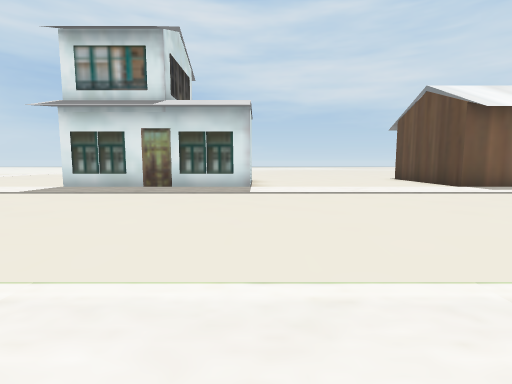
[1] (above)

24 first-person views from a walk through a Unity game level. The camera is 1.3 m above the floor, tilts 6° down and sees 85° across. The floor is counted in squares, 2 m on a side. Each view is taken from the middle of a square. On the plan, view 1 faces up. The plan holds only what a view shows up to about 9 squares ahead; the rest is blank. The place goes on beyond the plan. The player is left out. Some animated figures are left out. Some surface patterns are stand-ins.

[2]
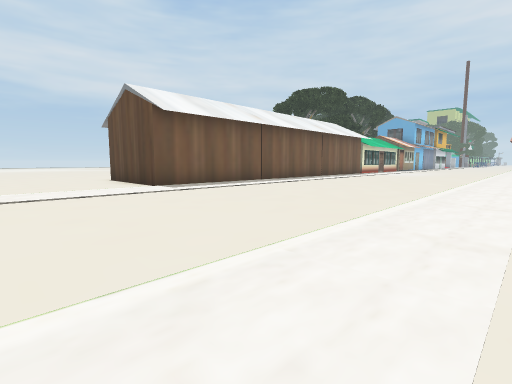

[3]
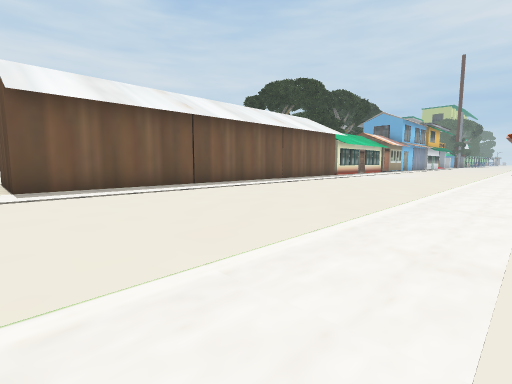

[4]
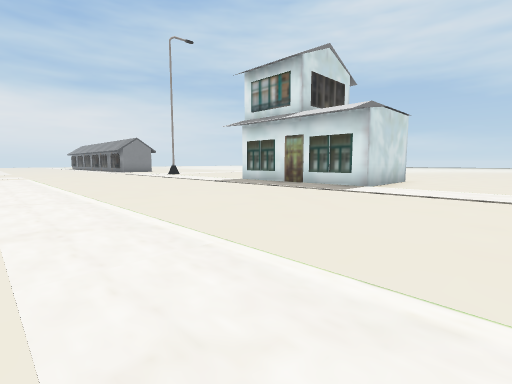

[5]
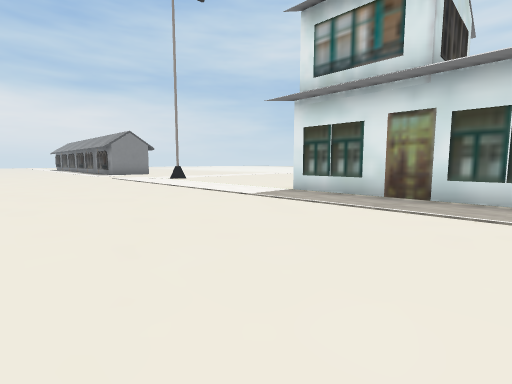

[6]
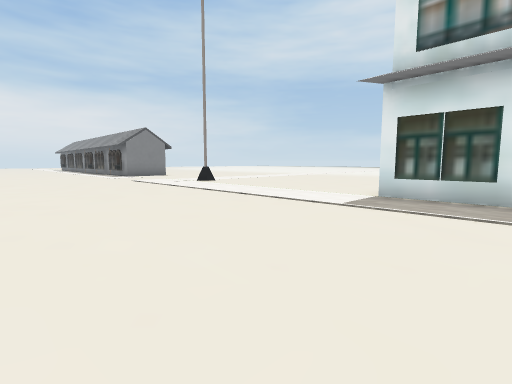

[7]
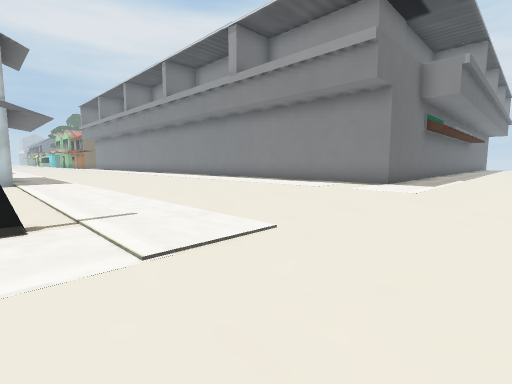

[8]
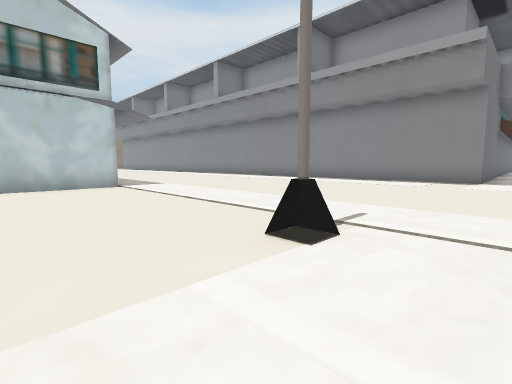

[9]
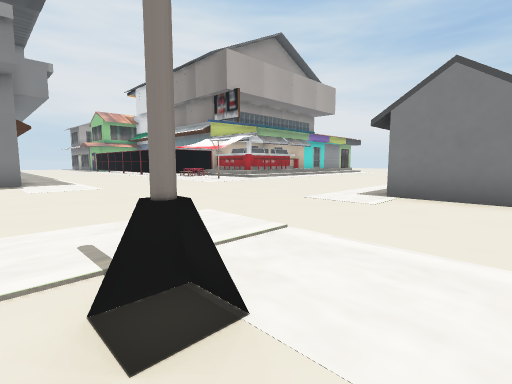

[10]
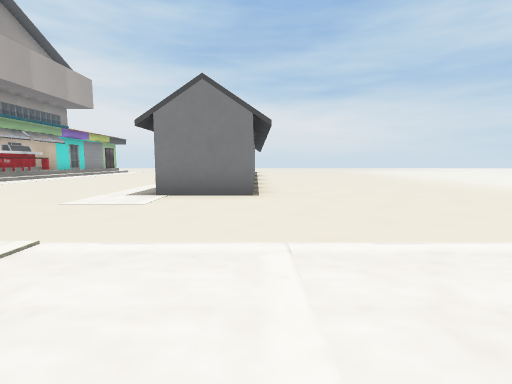

[11]
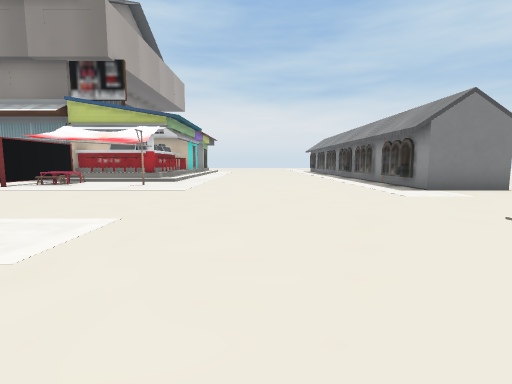

[12]
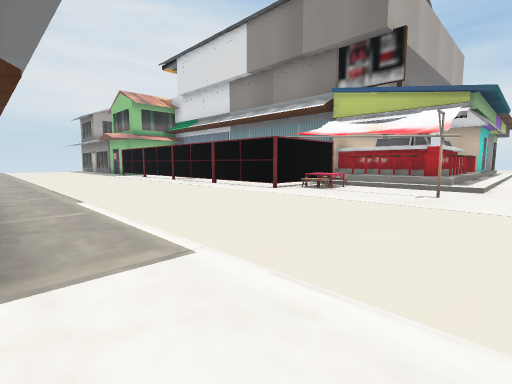

[13]
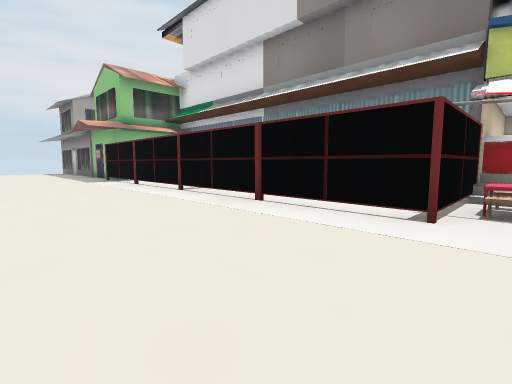

[14]
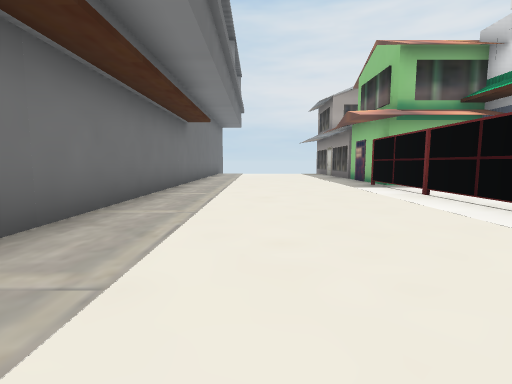

[15]
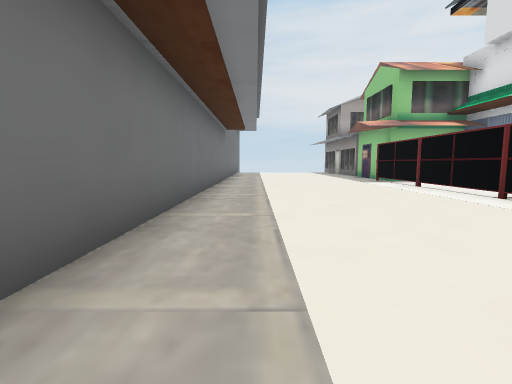

[16]
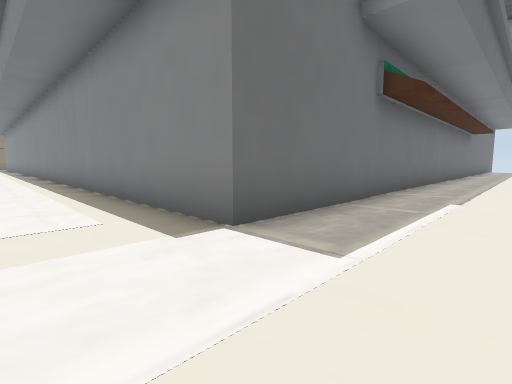

[17]
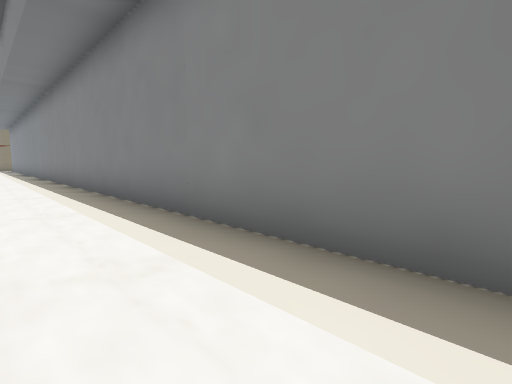

[18]
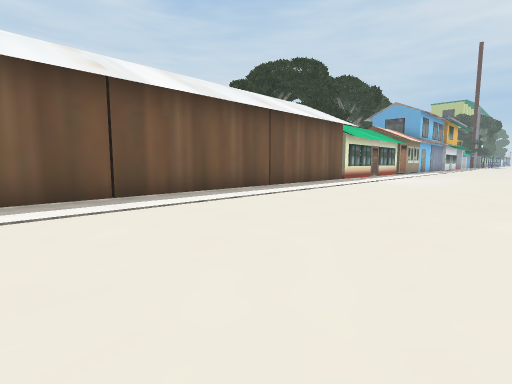

[19]
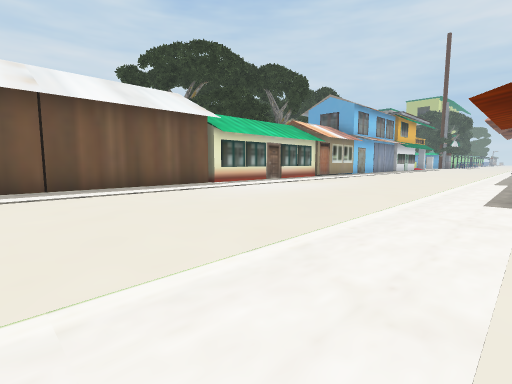

[20]
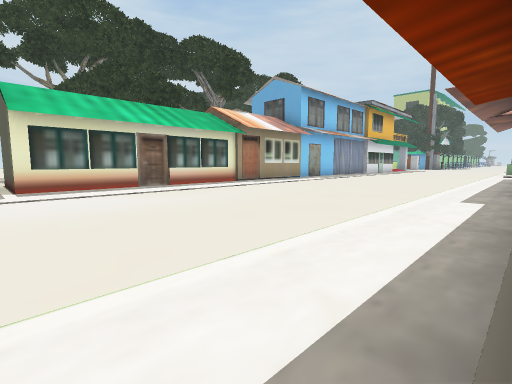

[21]
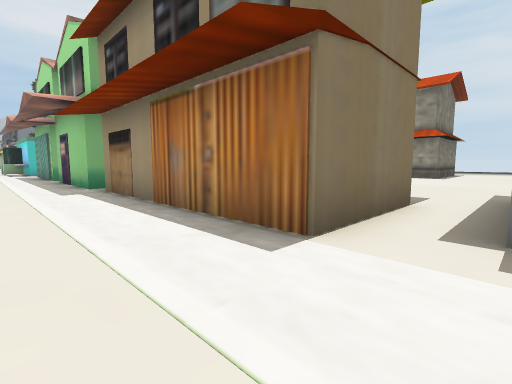

[22]
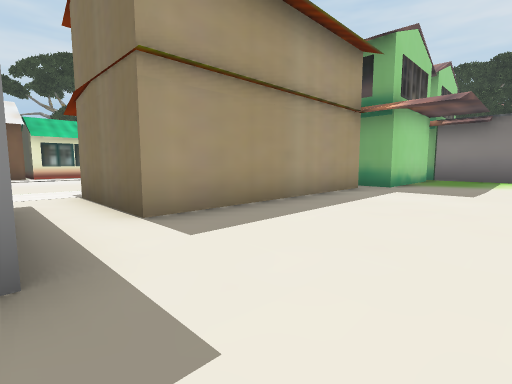

[23]
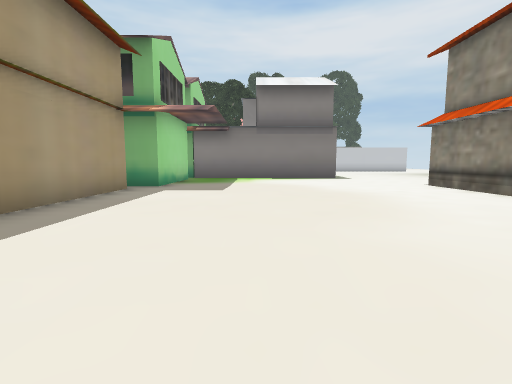

[24]
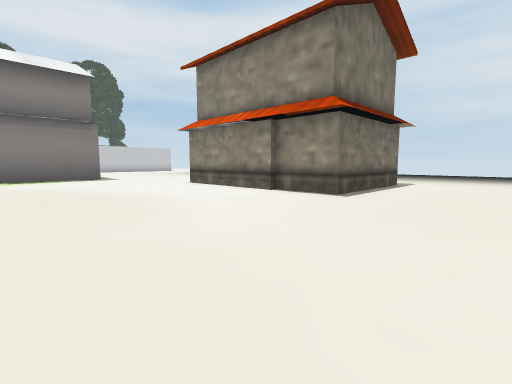

### Floor plan
Key: @ floor where view 1 was taken; # wall or solid block; . main floor; : floor 0.5 m higher than the main floor; / step, stairs or slope; = window, fence, low wall or low ledge; O other object.
Columns run from 20 left of view 1 to 29 right of it. Each row starts with its distance up from view 1.
 10    ............O  O O.....#            O
  9    #...........O  O O.....#            OOOO
  8    #.....#.....OOOOOO.....#############OOOOO
  7  ###.........................................
  6 ..............................................
  5 ...............................................
  4 ................................................
  3 .................................................
  2 ..................................................
  1 ..................................................
  0 /.#.................@..................OOOOOOOOOOO
 -1 :.......###############              #.O
 -2 #.......#                             .OOOOOOO
 -3 #=......#                             .......OOOO
 -4 ###.....##                           #...........O
 -5   #......#                           ............O
 -6   #......#                           ..........
 -7   #......#                           ............O
 -8   #......#                           ............O
 -9   #......#                           ...........
-10   #......#                           ..........
-11   #......#                           ...######.
-12   #......#                           ...#
-13   #......#                           ...#
-14 OO#......#                           ...#
-15 OOO......#                           ....
-16                                       ...

Positions as (right, up) in squares from view 1, and headings:
1: (0, 0), facing up
2: (2, 0), facing up-right
3: (5, 0), facing up-right
4: (3, 0), facing up-left
5: (-1, 2), facing up-left
6: (-3, 2), facing up-left
7: (-15, 8), facing down-right
8: (-13, 10), facing down-right
9: (-11, 9), facing down-left
10: (-11, 9), facing left
11: (-10, 3), facing left
12: (-12, 1), facing down-left
13: (-14, -3), facing down-left
14: (-14, -6), facing down
15: (-13, -4), facing down
16: (-14, 1), facing down-right
17: (-9, 1), facing down-right
18: (8, 2), facing up-right
19: (13, 0), facing up-right
20: (18, 0), facing up-right
21: (17, 2), facing down-right
22: (17, -6), facing up-right
23: (17, -6), facing right
24: (17, -6), facing down-right
